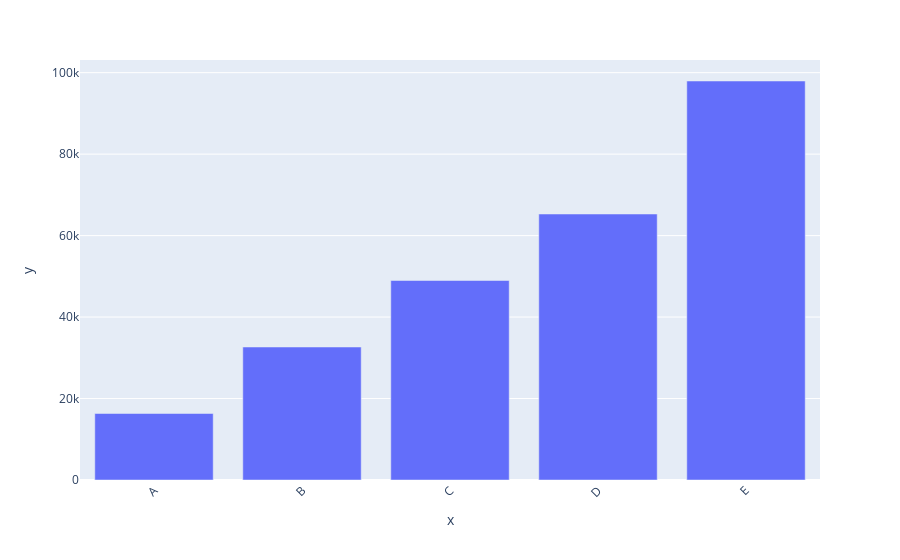

Notebook source saved alongside this figure:
### Markdown cell above
2.ใช้ข้อมูลจากข้อ 1 สร้าง Bar Plot ให้แกน X เป็นชื่อ และแกน Y เป็นเงินของปี 2017 คูณ 2 และสลับแกน
(สองกราฟ) และปรับให้แกน X เอียง -45 องศา

### Code cell
fig = px.bar(df, x=df.index , y = 2*df['2017'])
fig.update_layout(xaxis_tickangle = -45)
fig.show()

### Figure 1 — Plotly figure (JSON) as saved in the notebook; plotly's stock layout.template omitted (floating-point values rounded to 4 significant figures)
{"data": [{"alignmentgroup": "True", "hoverlabel": {"namelength": 0}, "hovertemplate": "x=%{x}<br>y=%{y}", "legendgroup": "", "marker": {"color": "#636efa"}, "name": "", "offsetgroup": "", "orientation": "v", "showlegend": false, "textposition": "auto", "type": "bar", "x": ["A", "B", "C", "D", "E"], "xaxis": "x", "y": [16330.0, 32650.0, 48980.0, 65300.0, 97960.0], "yaxis": "y"}], "layout": {"barmode": "relative", "legend": {"tracegroupgap": 0}, "margin": {"t": 60}, "xaxis": {"anchor": "y", "domain": [0, 1], "tickangle": -45, "title": {"text": "x"}}, "yaxis": {"anchor": "x", "domain": [0, 1], "title": {"text": "y"}}}}
